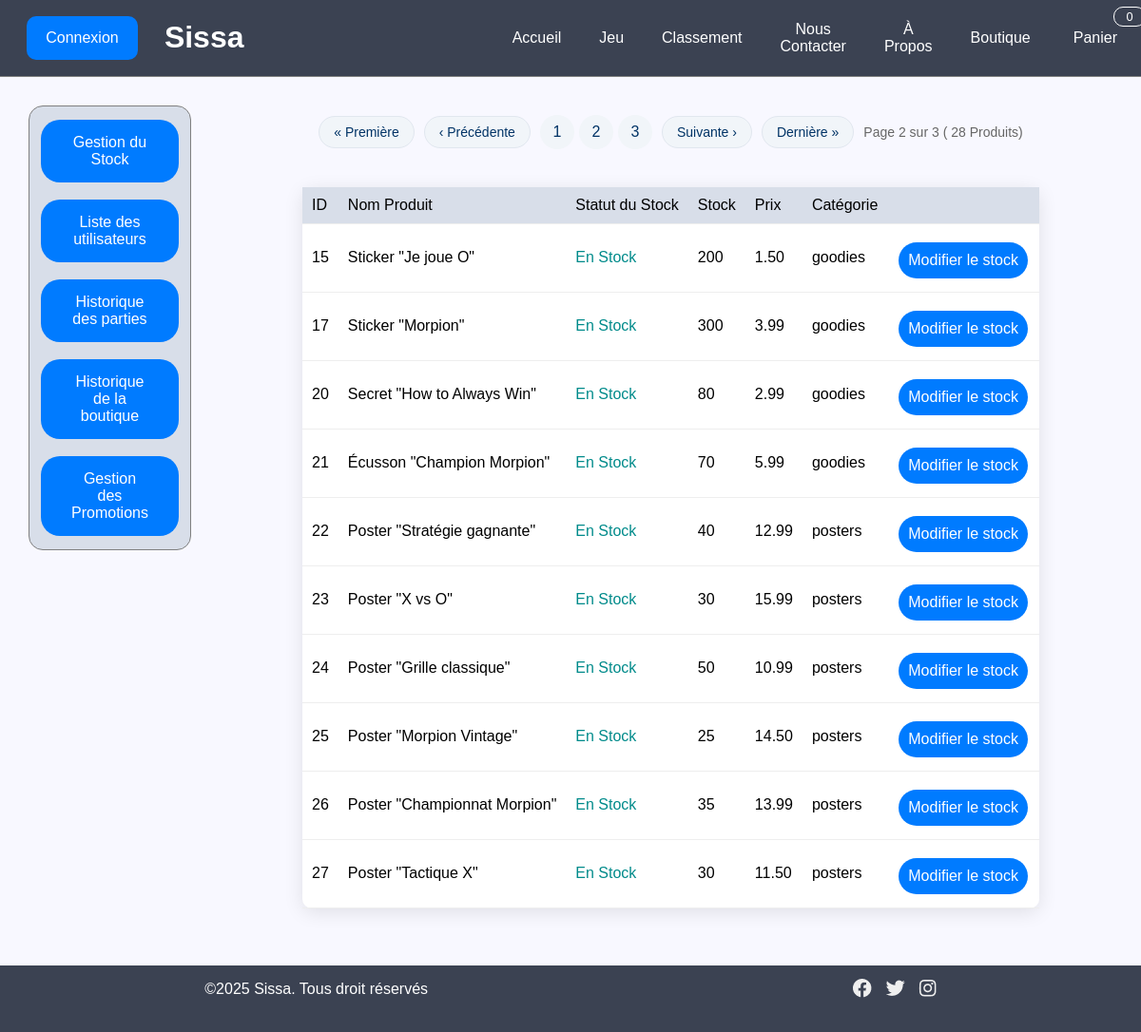
The app's page /Projet/pages/admin.php?page=2&action=STK, older data.
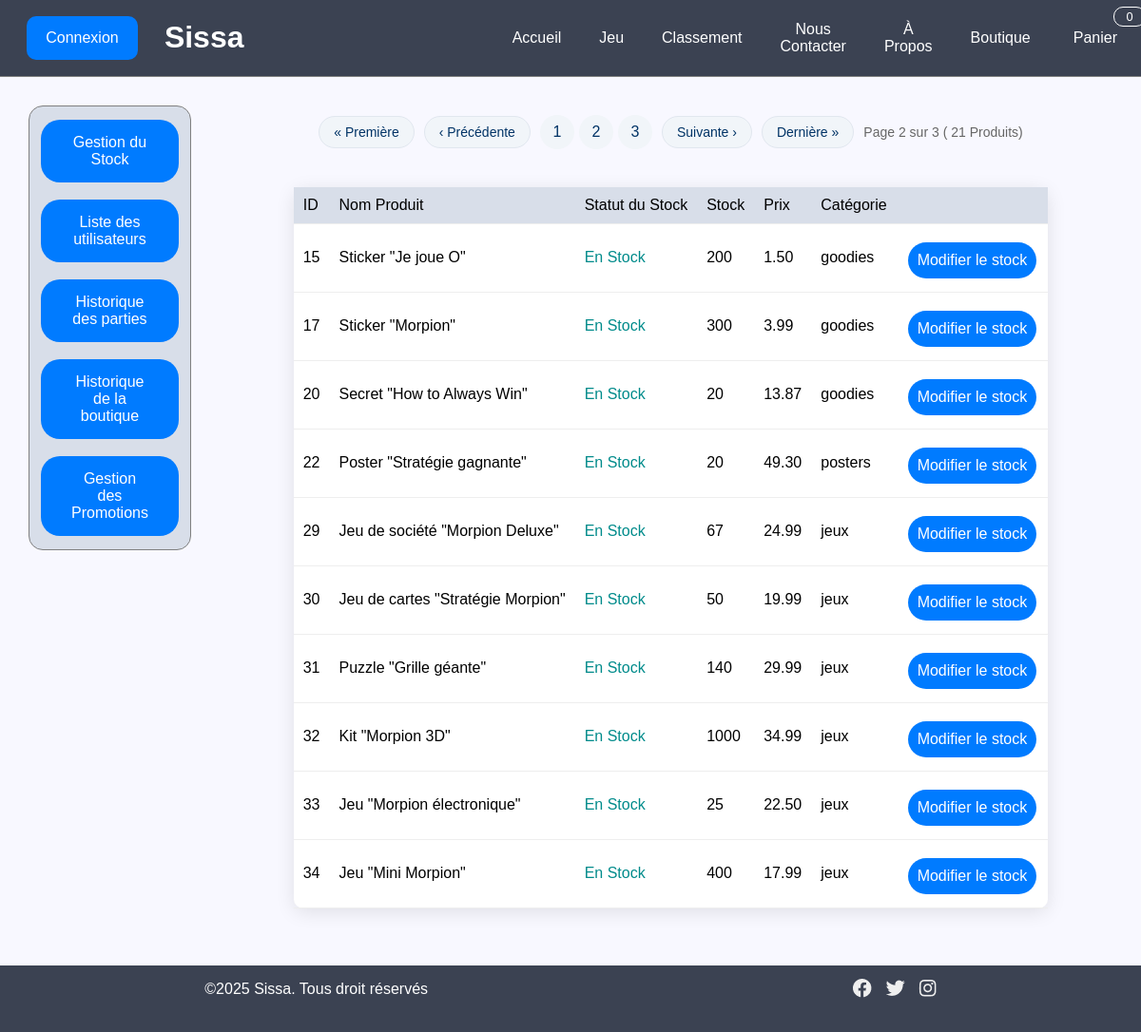
The same page, newer data.
### tables this page shows
CREATE TABLE Article(
   idArticle INT AUTO_INCREMENT,
   prix DECIMAL(8,2),
   nom VARCHAR(50) NOT NULL,
   stock INT NOT NULL,
   description VARCHAR(200) NOT NULL,
   lien_image VARCHAR(50),
   PRIMARY KEY(idArticle)
);

### Projet/common/db.php (called while the page is built, shortened)
<?php
function getNumberOfProducts($db){
    try{
        $stmt = $db->prepare("SELECT COUNT(*) as cs FROM article ");
        $stmt->execute();
        $count = $stmt->fetch(PDO::FETCH_ASSOC);
        return $count['cs'];
    }catch(PDOException $e){
        header("Location: ../pages/error_page.php");
        exit();
    }
}
function getProducts($pdo,$page,$page_size){
    try{
        $stmt = $pdo->prepare('
        SELECT a.idArticle as id,a.nom as name, a.prix as prix, a.stock as stk, a.categorie as ctg from article a
        limit ?,?
        ');
        $debut =($page-1) * $page_size;
        $stmt->bindParam(1,$debut, PDO::PARAM_INT);
        $stmt->bindParam(2,$page_size, PDO::PARAM_INT);
        $stmt->execute();
        $commandes = $stmt->fetchAll(PDO::FETCH_ASSOC);
        return $commandes;
    }catch(PDOException $e){
        header("Location: ../pages/error_page.php");
        exit();
    }
}
?>

### Projet/admin/listArticles.php (the view, shortened to what the changed rows need)
<?php
    require_once("../common/db.php");
    function afficheArticles($db,$page){
        try{
            $result = getProducts($db,$page,$GLOBALS['product_per_page']);
            echo "<table class=\"list-table\">";
            echo "<thead><tr><td>ID</td><td>Nom Produit</td><td>Statut du Stock</td><td>Stock</td><td>Prix</td><td>Catégorie</td><td></td></tr></thead>";
            foreach($result as $product){
                $id= $product['id'];
                $name= $product['name'];
                $status_style = $product['stk']==0?"#ff2500":"#008b8b";
                $status= $product['stk']==0?"Rupture de stock":"En Stock";
                $stock= $product['stk'];
                $prix = $product['prix'];
                $categorie = $product['ctg'];
                echo "<tr>
                <td>
                    <div class=\"list-table-element\">$id</div>
                </td>
                <td>
                <div class=\"list-table-element\">
                    $name
                </div>
                </td>
                <td>
                <div style=\"color: $status_style;\"class=\"list-table-element\">
                    $status
                </div>
                </td>
                <td>
                <div class=\"list-table-element\">
                    $stock
                </div>
                </td>
                <td>
                <div class=\"list-table-element\">
                    $prix
                </div>
                </td>
                <td>
                <div class=\"list-table-element\">
                    $categorie
                </div>
                </td>
                <td>
                <div class=\"list-table-element\">
                    <a class =\"color-button table-button\" href=\"../pages/admin.php?action=MPS&id=$id\">Modifier le stock</a>
                </div>
                </td>
                </tr>";
            }
            echo "<caption>";
            $name ="Produits";
            $numberofproducts = getNumberOfProducts($db);
            $nombre_pages=floor( $numberofproducts/$GLOBALS['product_per_page'] + (($numberofproducts%$GLOBALS['product_per_page']==0)?0:1));
            generatePagination("admin.php",$page,$nombre_pages,"STK",$numberofproducts ,$name);
            echo "</caption>";
            echo "</table>";
        }catch(PDOException $e){
            echo "Une erreur est survenue";
        }
    }
    $db = connect();
    $page = 1;
    if(isset($_GET['page'])){
        $page= $_GET['page'];
    }
    afficheArticles($db,$page);
?>

### Projet/common/nav.php (shortened to what the changed rows need)
<?php
$nb_articles = 0;
$nav_pages = array("index.php"=>"Accueil","jeu.php"=>"Jeu","classement.php"=>"Classement","contact.php"=>"Nous Contacter","a_propos.php"=>"À Propos","shop.php"=>"Boutique","panier.php"=>"Panier");
$current_page = $_SERVER['REQUEST_URI'];
$page = explode("/",$current_page);
$current_page = end($page);
$current_page = explode("?",$current_page);
$current_page = reset($current_page);
?>
<div class="navbar">
    <div class ="title-navbar">
        <h1 id="titre">Sissa</h1>
    </div>
    <div class= "inner-navbar">
        <?php
            foreach ($nav_pages as $key => $value) {
                if($key == "panier.php"){
                    echo "<div class=\"panier\">";
                    if($key == $current_page){
                        echo "<a class =\"page_selected\"href=\"panier.php\">Panier</a>";
                    }else{
                        echo "<a href=\"panier.php\">Panier</a>";
                    }
                    echo "<span class=\"badge-panier\">$nb_articles</span>";
                    echo "</div>";
                }else{
                    if($key == $current_page){
                        echo "<a class= \"page_selected\"href = \"$key\">$value</a>";
                    }else{
                        echo "<a href = \"$key\">$value</a>";
                    }
                }
            }
        ?>
    </div>
</div>

### Projet/admin/pagination.php (shortened to what the changed rows need)
<?php
require_once("../common/db.php");
function generatePagination($phppage,$page_courante,$nombre_pages,$action,$total_elements,$name){
    if ($nombre_pages > 1){
        echo "<div class=\"pagination\">";
        echo "<div class=\"controles-pagination\">";
        if ($page_courante > 1){
            echo "<a href=\"$phppage?page=1&action=$action\" class=\"bouton-pagination\">&laquo; Première</a>";
            $previous = $page_courante-1;
            echo "<a href=\"$phppage?page=$previous&action=$action\" class=\"bouton-pagination\">&lsaquo; Précédente</a>";
        }
        echo "<div class=\"pages-numeros\">";
        $intervalle = 2;
        for ($i = max(1, $page_courante - $intervalle); $i <= min($nombre_pages, $page_courante + $intervalle); $i++) {
            $classe_page = ($i == $page_courante) ? 'page-active' : '';
            echo "<a href=\"$phppage?page=$i&action=$action\" class=\"numero-page\" $classe_page\">$i</a>";
        }
        echo "</div>";
        if ($page_courante < $nombre_pages){
            $next = $page_courante +1;
            echo "<a href=\"$phppage?page=$next&action=$action\" class=\"bouton-pagination\">Suivante &rsaquo;</a>";
            echo "<a href=\"$phppage?page=$nombre_pages&action=$action\" class=\"bouton-pagination\">Dernière &raquo;</a>";
        }
        echo "<div class=\"info-pagination\">";
        echo "Page $page_courante sur $nombre_pages ( $total_elements $name)";
        echo "</div>";
        echo "</div>";
        echo "</div>";
    }
}
?>

Row changes from the older to the newer data that the page shows:
removed article: idArticle "21", nom "Écusson \"Champion Morpion\"", stock "En Stock", stock "70", prix "5.99", categorie "goodies"
removed article: idArticle "23", nom "Poster \"X vs O\"", stock "En Stock", stock "30", prix "15.99", categorie "posters"
removed article: idArticle "24", nom "Poster \"Grille classique\"", stock "En Stock", stock "50", prix "10.99", categorie "posters"
removed article: idArticle "25", nom "Poster \"Morpion Vintage\"", stock "En Stock", stock "25", prix "14.50", categorie "posters"
removed article: idArticle "26", nom "Poster \"Championnat Morpion\"", stock "En Stock", stock "35", prix "13.99", categorie "posters"
removed article: idArticle "27", nom "Poster \"Tactique X\"", stock "En Stock", stock "30", prix "11.50", categorie "posters"
changed article "Secret \"How to Always Win\"": stock "80" → "20"; prix "2.99" → "13.87"
changed article "Poster \"Stratégie gagnante\"": stock "40" → "20"; prix "12.99" → "49.30"
now on this page (row edited): article: idArticle "29", nom "Jeu de société \"Morpion Deluxe\"", stock "En Stock", stock "67", prix "24.99", categorie "jeux"
now on this page (row unchanged): article: idArticle "30", nom "Jeu de cartes \"Stratégie Morpion\"", stock "En Stock", stock "50", prix "19.99", categorie "jeux"
now on this page (row edited): article: idArticle "31", nom "Puzzle \"Grille géante\"", stock "En Stock", stock "140", prix "29.99", categorie "jeux"
now on this page (row edited): article: idArticle "32", nom "Kit \"Morpion 3D\"", stock "En Stock", stock "1000", prix "34.99", categorie "jeux"
now on this page (row unchanged): article: idArticle "33", nom "Jeu \"Morpion électronique\"", stock "En Stock", stock "25", prix "22.50", categorie "jeux"
now on this page (row edited): article: idArticle "34", nom "Jeu \"Mini Morpion\"", stock "En Stock", stock "400", prix "17.99", categorie "jeux"
Text that changed along with them:
$total_elements: "28" → "21"
